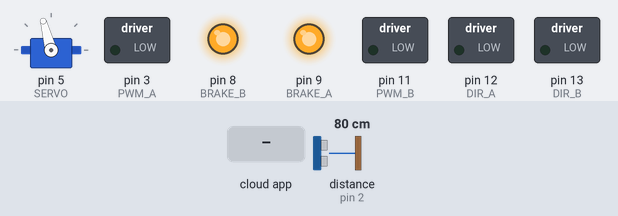
A sketch run on a simulated Arduino Uno, built with avr-gcc and run on an emulated ATmega328P. Parts: servo, switched loads named in the sketch (green lamp = pin HIGH), output pins drawn as LEDs (lit = HIGH). The inputs (shaded band) are chosen by the test bench; at power-on: distance to the obstacle (sensor on pin 2) 80 cm. The echo pulse lasts 58.3 µs per cm; the ROS host is connected and sends only what is stated.

Above: at 1.2 s.
1.3 s: the phone or cloud app sets set_servo_pos to 0
At 1.8 s:
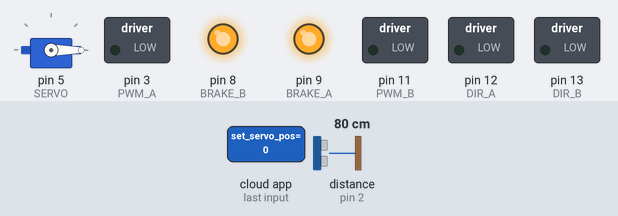
2.8 s: the phone or cloud app sets throttle to 0
At 3.2 s:
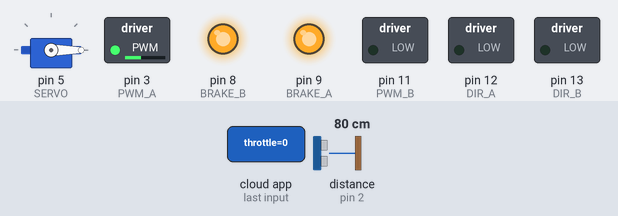
4.3 s: the phone or cloud app sets steering to 0
At 4.6 s:
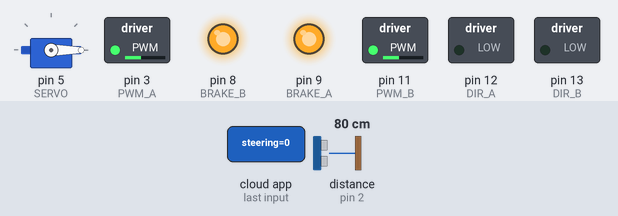
5.8 s: the phone or cloud app sets set_servo_pos to 45
At 7.0 s:
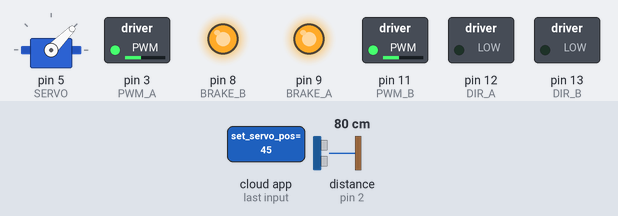
7.3 s: the phone or cloud app sets throttle to 45
At 8.5 s:
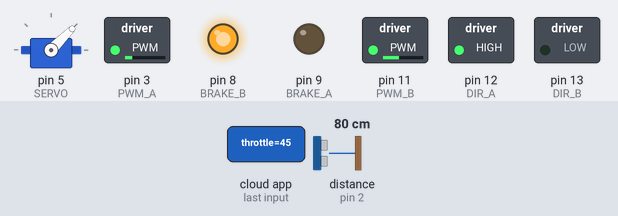
8.8 s: the phone or cloud app sets steering to 45
At 10.0 s:
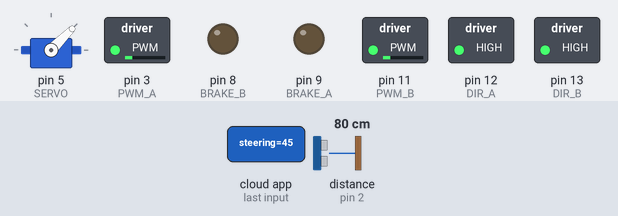
Timing chart, 0 to 11.3 s (numbered marks = the images above; inputs shaded):
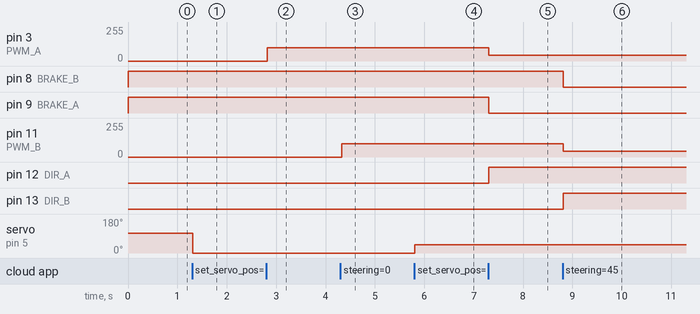

Measured:
- after the input at 1.3 s, servo on pin 5 (SERVO): 105° → 0° at once
- after the input at 2.8 s, pin 3 (PWM_A): 0/255 → 100/255 at once
- after the input at 4.3 s, pin 11 (PWM_B): 0/255 → 100/255 at once
- after the input at 5.8 s, servo on pin 5 (SERVO): 0° → 45° at once
- after the input at 7.3 s, pin 3 (PWM_A): 100/255 → 45/255 at once; pin 9 (BRAKE_A): HIGH → LOW at once; pin 12 (DIR_A): LOW → HIGH at once
- after the input at 8.8 s, pin 8 (BRAKE_B): HIGH → LOW at once; pin 11 (PWM_B): 100/255 → 45/255 at once; pin 13 (DIR_B): LOW → HIGH at once

The sketch:

robot_control.ino
```cpp
/**************************************************************************//**
   ROS NODE: VOLTAGE MONITORING SENSOR


   @author  Duncan Iglesias
   @company Arkbro Inc.
   @date    February 2017

   @link
   @Changes:
   1.0
       - Do not use battery measurement cause of shortcut,
       - dynamic memory reduced to 77% (from 89%)
       - Still so much heat in motor shield when battery is on
   2.0
       - Use 9V Battery for power -> much less heat
       - Not enough power to steer and drive forward.....
       - Connect Vin (motor shield to + of battery)
  3.0
       - Reason for heat: too much current flowing
       - Motor shield uses L298 driver IC, current up to 2A
       - With current >1.5A IC gets very hot -> use H-Bridge to handle it? (https://www.elecrow.com/dual-channel-hbridge-motor-shield-8a-22v-p-841.html)

 *****************************************************************************/

// Problems:
// 1) limited memory:
// Do not use more than 89% of dynamic memory otherwise connection fails!!!
//[ERROR] [1551272209.509575]: Unable to sync with device;
//possible link problem or link software version mismatch such as hydro rosserial_python with groovy Arduino
// See: https://answers.ros.org/question/222964/rosserial-too-big-for-arduino/
// Minimum 197 bytes for local variables required!!! (otherwise above error!)
//  _<ArduinoHardware, 2, 2, 80, 105>   --> does not work
// Limit Number of Publishers/Subscriber and their length
// 2)
// sometimes servo is referenced instead of motors....


// Connection Battery:
//// Red (of Battery measurement) to A0 on right side
//// Black1 (of Battery measurement) to Gnd on right side of arduino

// Connection Sharp:
//// To test sharp sensor just connect to USB to PC no additional power necessary.
//// Setup connect:
////  Red    --> PIN: A2 (left if green motor connectors are pointing to you)
////  Black  --> PIN: A2 (rightest)
////  Yellow --> PIN: A2 (middle)
//
//// Links:
//// https://www.youtube.com/watch?v=GL8dkw1NbMc

// Connection Servo
//// To test Servo just connect to USB to PC no additional power necessary.
//// Setup connect Servo:
////  Red    --> PIN: to Vin
////  Black  --> PIN: ~5 (rightest)
////  Yellow --> PIN: ~5 (middle)
//
//// The Limits of the Servo are 0 - 180 (byte)
//// My Softlimits are 30 -150
//// Press STR+SHIFT+M to see angle of motor

#include <ros.h>
#include <SharpIR.h>
#include <Servo.h>
#include <sensor_msgs/BatteryState.h>
#include <std_msgs/Float32.h>
#include <std_msgs/Int16.h>
//#include <alfons_msgs/RobotCommand.h>

// SharpSensor:
#define IR 2        // define signal pin of Sharp Sensor
#define model 1080  // used 1080 because model GP2Y0A21YK0F is used 10 to 80 cm

// Battery:
//#define K           0.00472199
//#define CELLS       1
//#define MAX_CELLS   12
//#define CRITICAL    0.30

// Servo (to turn camera)
#define SERVO     5    // Servo wird an Pin 5 angesteuert

#define SERVO_RIGHT       60              // Mit welchem Winkel stößt der Sensor auf dem Servo Rechts an?
#define SERVO_LEFT        150             // Das gleiche mit Links
#define LEFT              LOW             // Links drehen bei LOW 0
#define RIGHT             HIGH            // ... und Rechts bei HIGH 1

// Motors:
#define DIR_B     13   // Richtung B
#define DIR_A     12   // Richtung A
#define PWM_B     11   // Geschwindigkeit B
#define BRAKE_A   9    // Bremse A
#define BRAKE_B   8    // Bremse B
#define PWM_A     3    // Geschwindigkeit A


// SharpSensor:
SharpIR SharpIR(IR, model);
std_msgs::Float32 sharp_dis;
ros::Publisher sharp_dis_pub("robot/sharp_dis", &sharp_dis);

// Servo:
Servo SensorServo;  // Mit diesem Element wird der Servo gesteuert
byte ServoPosition = 90;
boolean TurnServo = RIGHT;
std_msgs::Int16 servo_pos;
//ros::Publisher servo_pos_pub("robot/servo_pos", &servo_pos);

// Battery:
//double cell_const[MAX_CELLS] =
//{
//  1.0000, 2.1915, 2.6970, 4.1111,
//  4.7333, 6.6000, 6.6000, 7.8293,
//  8.4667, 9.2353, 11.0000, 11.0000
//};

ros::NodeHandle nh; // _<ArduinoHardware, 2, 2, 80, 105> --> hiermit get es nicht!
//sensor_msgs::BatteryState batt_state;

//ros::Publisher batteryState("/robot/battery/info", &batt_state);

int dt_ms = 10;

// setup methods:
//void setupBattery()
//{
//  // Populate battery parameters.
//  batt_state.design_capacity          = 2200;  // mAh
//  batt_state.power_supply_status      = 2;     // discharging
//  batt_state.power_supply_health      = 0;     // unknown
//  batt_state.power_supply_technology  = 3;     // LiPo
//  batt_state.present                  = 1;     // battery present
//
//  batt_state.location      = "Crawler";        // unit location
//  batt_state.serial_number = "ABC_0001";       // unit serial number
//
//  batt_state.cell_voltage = new float[CELLS];  // individual cell health
//}

void setupMotors()
{
  //Motor A (rechts) initialisieren
  pinMode( DIR_A, OUTPUT );    // Pin für Richtung Motor A als Ausgang definieren
  pinMode( BRAKE_A, OUTPUT );  // Pin für Bremse Motor A als Ausgang definieren

  //Motor B (links) initialisieren
  pinMode( DIR_B, OUTPUT );    // Pin für Richtung Motor B als Ausgang definieren
  pinMode( BRAKE_B, OUTPUT );  // Pin für Bremse Motor B als Ausgang definieren

  // Beide Bremsen anziehen, HIGH = Bremsen!
  digitalWrite( BRAKE_A, HIGH );
  digitalWrite( BRAKE_B, HIGH );
}

// loop methods:
//void loopBattery()
//{
//  // Battery status.
//  double battVoltage = 0.0;
//  double prevVoltage = 0.0;
//
//  // Reset Power Supply Health.
//  batt_state.power_supply_health = 0;
//
//  // Populate battery state message.
//  for (int i = 0; i < CELLS; i++)
//  {
//    // Read raw voltage from analog pin.
//    double cellVoltage = analogRead(i) * K;
//
//    // Scale reading to full voltage.
//    cellVoltage *= cell_const[i];
//    double tmp = cellVoltage;
//
//    // Isolate current cell voltage.
//    cellVoltage -= prevVoltage;
//    battVoltage += cellVoltage;
//    prevVoltage = tmp;
//
//    // Set current cell voltage to message.
//    batt_state.cell_voltage[i] = (float)cellVoltage;
//
//    // Check if battery is attached.
//    if (batt_state.cell_voltage[i] >= 2.0)
//    {
//      if (batt_state.cell_voltage[i] <= 3.2)
//        batt_state.power_supply_health = 5; // Unspecified failure.
//      batt_state.present = 1;
//    }
//    else
//      batt_state.present = 0;
//  }
//
//  // Update battery health.
//  if (batt_state.present)
//  {
//    batt_state.voltage = (float)battVoltage;
//    float volt = batt_state.voltage;
//    float low  = 3.0 * CELLS;
//    float high = 4.2 * CELLS;
//    batt_state.percentage = constrain((volt - low) / (high - low), 0.0, 1.0);
//  }
//  else
//  {
//    batt_state.voltage = 0.0;
//    batt_state.percentage = 0.0;
//  }
//
//  // Update power supply health if not failed.
//  if (batt_state.power_supply_health == 0 && batt_state.present)
//  {
//    if (batt_state.voltage > CELLS * 4.2)
//      batt_state.power_supply_health = 4; // overvoltage
//    else if (batt_state.voltage < CELLS * 3.0)
//      batt_state.power_supply_health = 3; // dead
//    else
//      batt_state.power_supply_health = 1; // good
//  }
//
//  // Publish data to ROSSERIAL.
//  batteryState.publish( &batt_state );
//}

void loopReadSharp()
{
  sharp_dis.data = SharpIR.distance();  // this returns the distance to the object you're measuring in m
  sharp_dis_pub.publish( &sharp_dis );
}

//void loopReadServo()
//{
//  servo_pos.data = SensorServo.read();  // int value
//  servo_pos_pub.publish( &servo_pos);
//}


// callbacks:
void servoPosCb(const std_msgs::Int16& msg)
{
  SensorServo.write( msg.data );
}

//void setDtCb(const std_msgs::Int16& msg)
//{
//  dt_ms  = msg.data;
//}

void setThrottleCb(const std_msgs::Int16 &msg)
{
  if (msg.data > 0)
  {
    //Motoren auf Geradeaus stellen, ...
    digitalWrite( DIR_A, HIGH );
    analogWrite( PWM_A, msg.data );
    // ..Bremsen lösen!
    digitalWrite( BRAKE_A, LOW );
  }
  else if (msg.data < 0)  // drive backward:
  {
    digitalWrite( DIR_A, LOW );
    analogWrite( PWM_A, (msg.data * -1) );
    digitalWrite( BRAKE_A, LOW );
  }
  else // stop
  {
    analogWrite( PWM_A, 100 );
    digitalWrite( BRAKE_A, HIGH );
  }
}

void setSteeringCb(const std_msgs::Int16 &msg)
{
  if (msg.data > 0)
  {
    digitalWrite( DIR_B, HIGH );
    analogWrite( PWM_B, msg.data );
    digitalWrite( BRAKE_B, LOW );
  }
  else if (msg.data < 0)  // drive backward:
  {
    digitalWrite( DIR_B, LOW );
    analogWrite( PWM_B, (msg.data * -1) );
    digitalWrite( BRAKE_B, LOW );
  }
  else // stop
  {
    analogWrite( PWM_B, 100 );
    digitalWrite( BRAKE_B, HIGH );
  }
}

/**************************************************************************//**
  Main Setup

  Initiates the ROS nodes and subscribes to the ROS topics over ROSSERIAL.

******************************************************************************/
ros::Subscriber<std_msgs::Int16> servoPos_sub("/robot/set_servo_pos", &servoPosCb );
//ros::Subscriber<std_msgs::Int16> setDtCb_sub("/robot/set_dt", &setDtCb );
ros::Subscriber<std_msgs::Int16> setThrottleCb_sub("/robot/throttle", &setThrottleCb );
ros::Subscriber<std_msgs::Int16> setSteeringCb_sub("/robot/steering", &setSteeringCb );
void setup()
{
  // Launch ROS node and set parameters.
  nh.initNode();

  // Setup publishers.
  //nh.advertise(batteryState);
  nh.advertise(sharp_dis_pub);
  //nh.advertise(servo_pos_pub);

  // Setup subscribers:
  nh.subscribe(servoPos_sub);
  //nh.subscribe(setDtCb_sub);
  nh.subscribe(setThrottleCb_sub);
  nh.subscribe(setSteeringCb_sub);


  //setupBattery();
  setupMotors();

  // setup Servo:
  SensorServo.attach( SERVO );
  SensorServo.write( 105 );
}


/**************************************************************************//**
  Main Function

  Initiates the ROS nodes and subscribes to the ROS topics to respond to
  incoming motor communication requests. Instantiates the motor controller
  and publishes the current motor position.

  @param argc   --> Number of input arguements.
  @aram argv**  --> Array of input arguments.

******************************************************************************/
void loop()
{
  //loopBattery();
  loopReadSharp();
  //  loopReadServo();

  nh.spinOnce();
  delay(dt_ms);  // wait 1000 ms

}

/*****************************************************************************/


//rostopic echo /crawler/battery/info
//header:
//  seq: 23
//  stamp:
//    secs: 0
//    nsecs:         0
//  frame_id: ''
//voltage: 3.95230555534
//current: 0.0
//charge: 0.0
//capacity: 0.0
//design_capacity: 2200.0
//percentage: 0.793588101864
//power_supply_status: 2
//power_supply_health: 1
//power_supply_technology: 3
//present: True
//cell_voltage: []
//location: "Crawler"
//serial_number: "ABC_0001"
```
